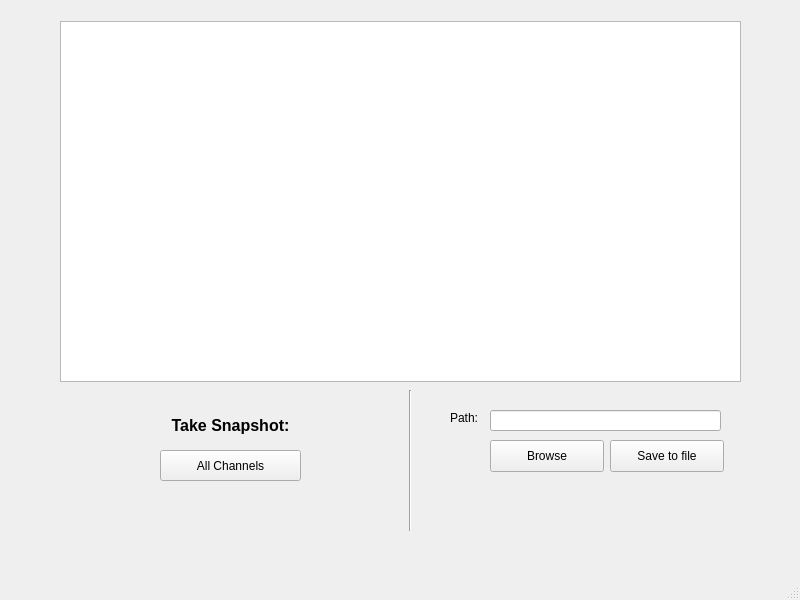
<?xml version="1.0" encoding="UTF-8"?>
<ui version="4.0">
 <class>MainWindow</class>
 <widget class="QMainWindow" name="MainWindow">
  <property name="geometry">
   <rect>
    <x>0</x>
    <y>0</y>
    <width>800</width>
    <height>600</height>
   </rect>
  </property>
  <property name="windowTitle">
   <string>MainWindow</string>
  </property>
  <widget class="QWidget" name="centralwidget">
   <widget class="Line" name="line">
    <property name="geometry">
     <rect>
      <x>400</x>
      <y>390</y>
      <width>20</width>
      <height>141</height>
     </rect>
    </property>
    <property name="orientation">
     <enum>Qt::Vertical</enum>
    </property>
   </widget>
   <widget class="QLineEdit" name="filepath">
    <property name="geometry">
     <rect>
      <x>490</x>
      <y>410</y>
      <width>231</width>
      <height>21</height>
     </rect>
    </property>
   </widget>
   <widget class="QLabel" name="label">
    <property name="geometry">
     <rect>
      <x>450</x>
      <y>410</y>
      <width>59</width>
      <height>16</height>
     </rect>
    </property>
    <property name="text">
     <string>Path:</string>
    </property>
   </widget>
   <widget class="QPushButton" name="browse">
    <property name="geometry">
     <rect>
      <x>490</x>
      <y>440</y>
      <width>114</width>
      <height>32</height>
     </rect>
    </property>
    <property name="text">
     <string>Browse</string>
    </property>
   </widget>
   <widget class="QPushButton" name="savebutton">
    <property name="geometry">
     <rect>
      <x>610</x>
      <y>440</y>
      <width>114</width>
      <height>32</height>
     </rect>
    </property>
    <property name="text">
     <string>Save to file</string>
    </property>
   </widget>
   <widget class="PlotWidget" name="snapshotGraph">
    <property name="geometry">
     <rect>
      <x>60</x>
      <y>21</y>
      <width>681</width>
      <height>361</height>
     </rect>
    </property>
   </widget>
   <widget class="QPushButton" name="snapshotButtonAllChannels">
    <property name="geometry">
     <rect>
      <x>160</x>
      <y>450</y>
      <width>141</width>
      <height>31</height>
     </rect>
    </property>
    <property name="text">
     <string>All Channels</string>
    </property>
   </widget>
   <widget class="QLabel" name="label_2">
    <property name="geometry">
     <rect>
      <x>160</x>
      <y>410</y>
      <width>141</width>
      <height>31</height>
     </rect>
    </property>
    <property name="text">
     <string>&lt;html&gt;&lt;head/&gt;&lt;body&gt;&lt;p align=&quot;center&quot;&gt;&lt;span style=&quot; font-size:12pt; font-weight:600;&quot;&gt;Take Snapshot:&lt;/span&gt;&lt;/p&gt;&lt;/body&gt;&lt;/html&gt;</string>
    </property>
   </widget>
  </widget>
  <widget class="QMenuBar" name="menubar">
   <property name="geometry">
    <rect>
     <x>0</x>
     <y>0</y>
     <width>800</width>
     <height>21</height>
    </rect>
   </property>
  </widget>
  <widget class="QStatusBar" name="statusbar"/>
 </widget>
 <customwidgets>
  <customwidget>
   <class>PlotWidget</class>
   <extends>QGraphicsView</extends>
   <header>pyqtgraph</header>
  </customwidget>
 </customwidgets>
 <resources/>
 <connections/>
</ui>
